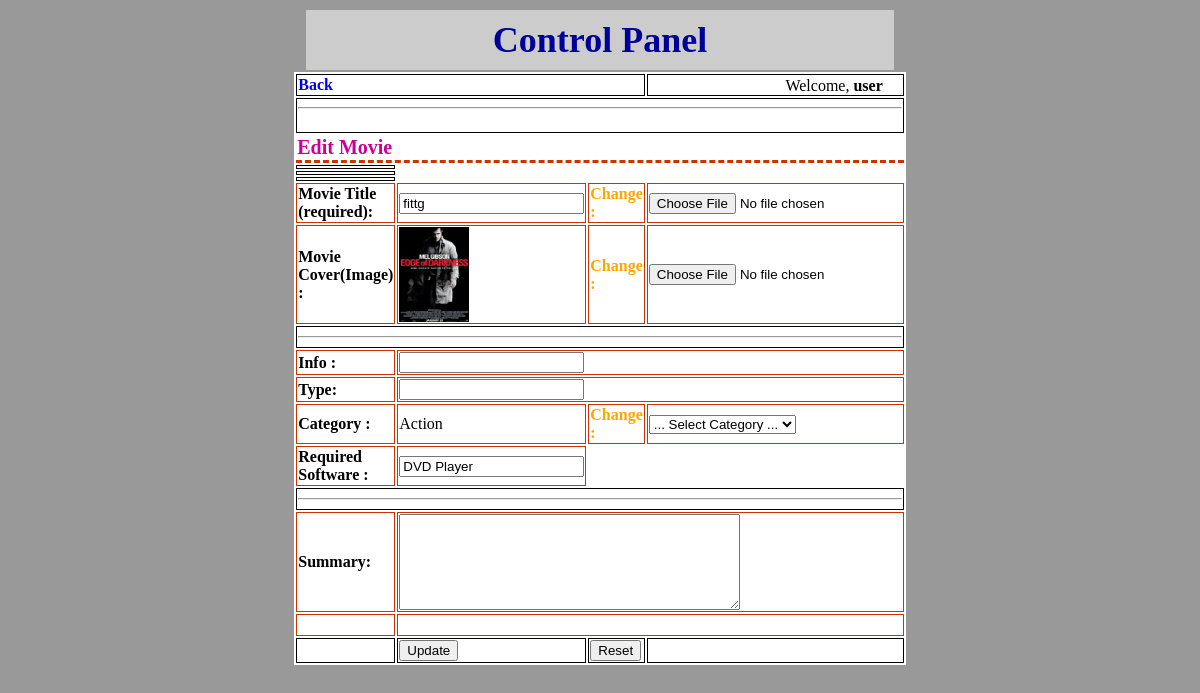
The page /cp/editmoviesfunction.php?q=7 (signed in) on the database its author committed.
### tables this page shows
CREATE TABLE `movies` (
  `id` int(4) NOT NULL auto_increment,
  `name` varchar(100) NOT NULL default '',
  `description` varchar(50) NOT NULL default '',
  `size` varchar(12) NOT NULL default '',
  `type` varchar(30) NOT NULL default '',
  `summary` longtext NOT NULL,
  `category` varchar(30) NOT NULL default '',
  `Required_software` varchar(30) NOT NULL default '',
  `image_path` varchar(200) NOT NULL default '',
  `movie_path` varchar(200) NOT NULL default '',
  `submit_date` date NOT NULL default '0000-00-00',
  PRIMARY KEY  (`id`)
);

### cp/include_files/paths.php (called while the page is built, shortened)
<?php
$moviesCoversPath='../fuploads/movies/covers/';
?>

### cp/editmoviesfunction.php (the view, shortened to what this page needs)
<?php
include "include_files/paths.php";
?>
<html>
<head>
</head>
<body bgcolor="#999999">
<table width="50%" border="0" align="center">
  <tr>
    <td bgcolor="#CCCCCC" height="60"><div align="center" class="style1" >Control Panel </div></td>
  </tr>
</table>
<table width="50%" border="1" align="center" bordercolor="#FFFFFF" bgcolor="#FFFFFF" class="noneB">
  <tr>
    <td height="" colspan="3"><a href="editmovies.php" class=lang style="text-decoration:none"><b>Back</b></a></td>
		<td align="right" style="padding-right:20px; padding-bottom:0px">Welcome,  <b><?php echo $_SESSION["username"]; ?></b></td>
  </tr>
	<tr> <td colspan=4 style="padding-top:0px; padding-bottom:15px; padding-top:0px"><hr /></td></tr>
  <tr>
    <td colspan="4" class="unnamed1"><span class="style2">Edit Movie</span></td>
  </tr>
	<tr><td></td></tr>
	<tr><td></td></tr>
	<tr><td></td></tr>
	<?php
include "include_files/connect.php";
include "include_files/paths.php";
				if(!isset($_POST['submit']))
						$q="SELECT *  FROM movies WHERE id ='". $_GET['q']."'";
				else
						$q="SELECT *  FROM movies WHERE id ='". $_POST['id']."'";
				$rs=mysql_query($q,$db) or die(mysql_error());
$r = mysql_fetch_array($rs);
?>
 <form onsubmit="return validate_form(this)"  action="<?php echo htmlentities($_SERVER['PHP_SELF']); ?>"  method="post" enctype="multipart/form-data">
  <tr class="unnamed1">
    <td width="40%"><b>Movie Title (required):</td>
		<td width=""> <input name="oldmoviename" id="oldmoviename"  type="text" value="<?php echo $r['name'];?>"</td>
		<td width="" ><font color="Orange"> <b>Change :</td>
    <td colspan="1"><input type="file" name="file[]" id="moviename" /></td>
  </tr>
  <tr class="unnamed1">
    <td><b>Movie Cover(Image) : </td>
		<td width=""><?php echo "<img src=$moviesCoversPath".$r['image_path']." width=70 height=95 />";?> <input name="oldimagename" id="oldimagename"  type="hidden" value="<?php echo $r['image_path'];?>"</td>
		<td width="" ><font color="Orange"> <b>Change :</td>
    <td colspan="1"><input type="file" name="file[]"/></td>
  </tr>										 <input name="oldmovienameComplete" id="oldmovienameComplete"  type="hidden" value="<?php echo $r['movie_path'];?>" />
	<tr><td colspan="4"><hr /></td></tr>
  <tr class="unnamed1">
    <td colspan="1"><b>Info : </td>
    <td colspan="3"><input name="description"  type="text" value="<?php echo $r['description'];?>" /></td>
  </tr>
  <tr class="unnamed1">
    <td colspan=1><b>Type:</td>
    <td colspan="3"><input name="movietype"   type="text" value="<?php echo $r['type'];?>" /></td>
  </tr>
  <tr class="unnamed1">
    <td ><b>Category :</td>
		<td width=""><?php echo $r['category']; ?>
		<input name="oldcategory" id="oldcategory"  type="hidden" value="<?php echo $r['category'];?>" /></td>
		<td width=""><font color="Orange"> <b>Change :</td>
    <td colspan="1" ><select name="category"  id="category" >
<option value="#">... Select Category ...</option>
</select></td>
  </tr>
  <tr class="unnamed1">
    <td><b>Required Software :</td>
    <td colspan="1"><input name="software"  type="text" value="<?php echo $r['Required_software'];?>" /></td>
  </tr>
	<tr><td colspan="4"><hr /></td></tr>
  <tr class="unnamed1">
    <td><b>Summary: </td>
    <td colspan="3"><textarea name="summary" cols="40" rows="6" ><?php echo $r['summary'];?></textarea></td>
  </tr>
  <tr class="unnamed1">
    <td>&nbsp;</td>
    <td colspan="3">&nbsp;</td>
  </tr>
  <tr>
    <td>&nbsp;</td>
    <td width="12%"><input name="submit" type="submit" value="Update"></td>
    <td width="24%"><input name="cancel"   type="reset" value="Reset" ></td>
</form>
    <td width="34%">&nbsp;</td>
</table>
</body>
</html>

### cp/editmoviesfunction.php (style rules this page uses)
.style2 { color: #CC0099; font-weight: bold; font-size: 20px; }
.unnamed1 { border-top-width: medium; border-right-width: medium; border-bottom-width: medium; border-left-width: medium; border-top-style: none; border-right-style: none; border-bottom-style: dashed; border-left-style: none; border-top-color: #CC3300; border-right-color: #CC3300; border-bottom-color: #CC3300; border-left-color: #CC3300; }
.noneB { border: none; }

### rows shown on the page
movies: oldmoviename "fittg", image_path (picture), category "Action", software "DVD Player"

### other values the page prints
$_SESSION["username"] "user"
